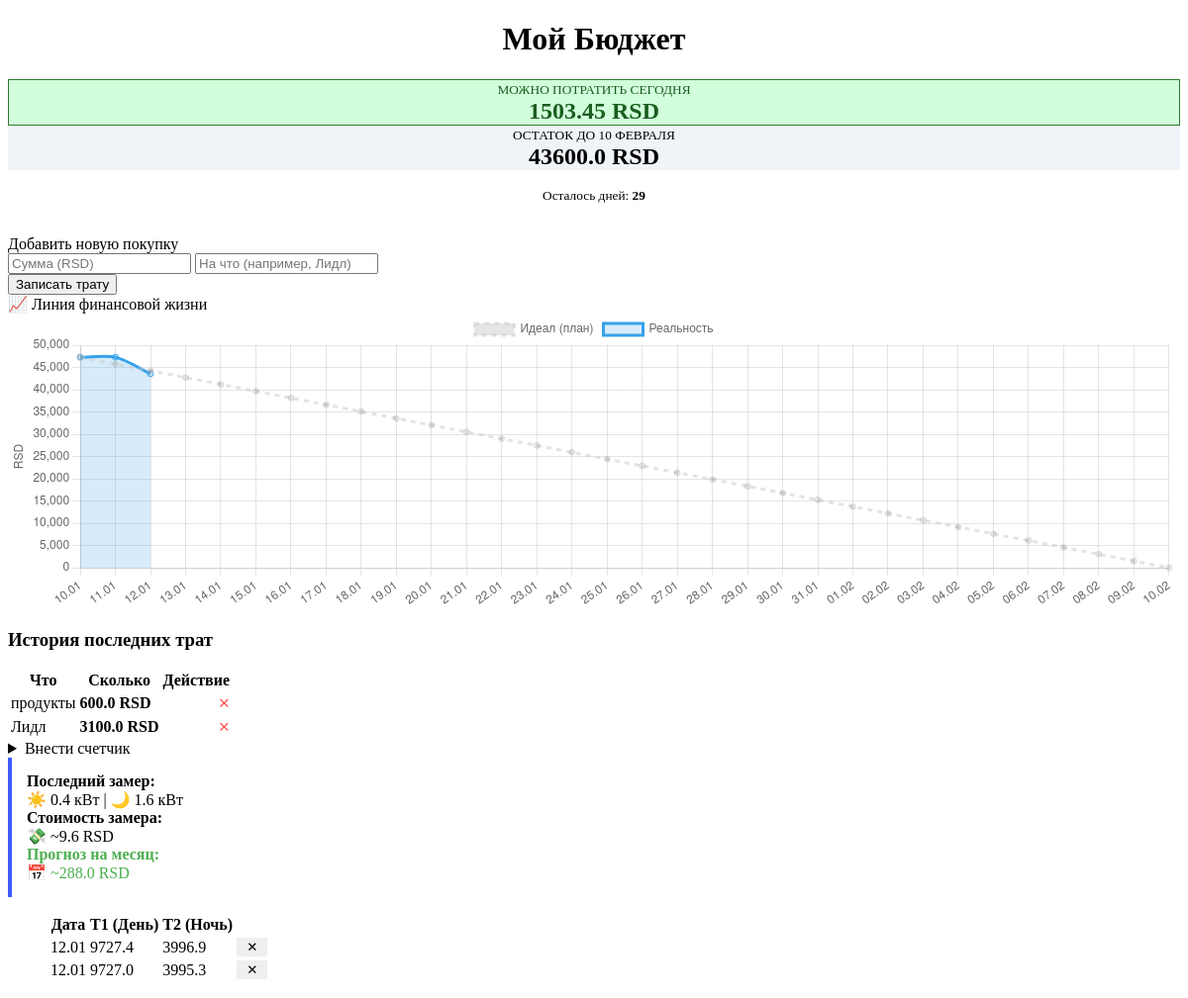
The page / on the database its author committed.
### main.py (models this page shows)
class Expense(Base):
    __tablename__ = "expenses"  # Имя таблицы в самой базе данных
    id = Column(Integer, primary_key=True, index=True)  # Уникальный ID каждой записи
    amount = Column(Float)  # Сумма траты (число с плавающей точкой)
    description = Column(String)  # Описание: на что потратили (чечевица, бензин и т.д.)
    created_at = Column(Date, default=date.today)  # Дата записи (автоматом ставит "сегодня")

class Electricity(Base):
    __tablename__ = "electricity"
    id = Column(Integer, primary_key=True, index=True)
    t1_day = Column(Float)   # Дневной тариф (дорогой)
    t2_night = Column(Float) # Ночной тариф (дешевый)
    created_at = Column(Date, default=date.today)

### main.py (the view)
@app.get("/", response_class=HTMLResponse)
async def read_item(request: Request, db: Session = Depends(get_db)):
    status = get_dashboard(db)
    history_data = get_history(limit=10, db=db)
    all_expenses = db.query(Expense).order_by(Expense.created_at.asc()).all()
    labels = []
    ideal_line = []
    actual_line = []
    total_days = (END_DATE - date(2026, 1, 10)).days  # Весь период (31 день)
    daily_decay = TOTAL_START_BUDGET / total_days
    curr_date = date(2026, 1, 10)
    temp_spent = 0
    for i in range(total_days + 1):
        d = date(2026, 1, 10) + timedelta(days=i)
        labels.append(d.strftime("%d.%m"))
        ideal_line.append(max(0, TOTAL_START_BUDGET - (i * daily_decay)))
        if d <= date.today():
            day_expenses = sum(e.amount for e in all_expenses if e.created_at <= d)
            actual_line.append(TOTAL_START_BUDGET - day_expenses)
    all_readings = db.query(Electricity).order_by(Electricity.id.desc()).all()
    el_stats = None
    if len(all_readings) >= 2:
        last = all_readings[0]
        prev = all_readings[1]
        day_diff = round(last.t1_day - prev.t1_day, 1)
        night_diff = round(last.t2_night - prev.t2_night, 1)
        first_reading = all_readings[-1]
        days_passed = (last.created_at - first_reading.created_at).days or 1
        avg_t1_per_day = (last.t1_day - first_reading.t1_day) / days_passed
        avg_t2_per_day = (last.t2_night - first_reading.t2_night) / days_passed
        monthly_t1 = avg_t1_per_day * 30
        monthly_t2 = avg_t2_per_day * 30
        forecast_cost = (monthly_t1 * 12) + (monthly_t2 * 3)
        el_stats = {
            "day_diff": day_diff,
            "night_diff": night_diff,
            "total_cost": round((day_diff * 12) + (night_diff * 3), 1),
            "forecast": round(forecast_cost, 0)
        }
        all_readings = db.query(Electricity).order_by(Electricity.id.desc()).limit(5).all()
        print(f"DEBUG: status={status}, el_stats={el_stats}")
        return templates.TemplateResponse("index.html", {
            "request": request,
            "status": status,
            "history": history_data["history"],
            "chart_labels": labels,
            "chart_ideal": ideal_line,
            "chart_actual": actual_line,
            "el_stats": el_stats,
            "all_readings": all_readings
        })

### templates/index.html (shortened to what this page needs)
<!DOCTYPE html>
<html lang="ru">
<head>
    <link rel="stylesheet" href="https://cdn.jsdelivr.net/npm/@picocss/pico@1/css/pico.min.css">
</head>
<body>
    <main class="container">
        <header style="text-align: center; margin-bottom: 2rem;">
            <h1>Мой Бюджет</h1>
            <div class="grid">
                <article style="background-color: #d1ffdb; border: 1px solid #2e7d32;">
                    <small style="color: #1b5e20;">МОЖНО ПОТРАТИТЬ СЕГОДНЯ</small>
                    <h2 style="color: #1b5e20; margin: 0;">{{ status.daily_limit_rsd }} RSD</h2>
                </article>
                <article style="background-color: #f0f4f8;">
                    <small>ОСТАТОК ДО 10 ФЕВРАЛЯ</small>
                    <h2 style="margin: 0;">{{ status.remaining_total_rsd }} RSD</h2>
                </article>
            </div>
            <p><small>Осталось дней: <strong>{{ status.days_left }}</strong></small></p>
        </header>
        <article>
            <header>Добавить новую покупку</header>
            <form action="/ui/add" method="post">
                <div class="grid">
                    <input type="number" step="0.01" name="amount" placeholder="Сумма (RSD)" required>
                    <input type="text" name="description" placeholder="На что (например, Лидл)" required>
                </div>
                <button type="submit" class="contrast">Записать трату</button>
            </form>
        </article>
        <article>
    <header>📈 Линия финансовой жизни</header>
    <canvas id="budgetChart" style="width: 100%; max-height: 300px;"></canvas>
</article>
        <h3>История последних трат</h3>
        <table role="grid">
    <thead>
        <tr>
            <th>Что</th>
            <th>Сколько</th>
            <th>Действие</th>
        </tr>
    </thead>
    <tbody>
        {% for item in history %}
        <tr>
    <td>{{ item.description }}</td>
    <td><strong>{{ item.amount }} RSD</strong></td>
    <td class="action-cell">
        <form action="/ui/delete/{{ item.id }}" method="post" style="display: inline; margin: 0;">
            <button type="submit" class="delete-btn" title="Удалить">
                &times;
            </button>
        </form>
    </td>
</tr>
        {% endfor %}
    </tbody>
</table>
        <details>
    <summary role="button" class="secondary outline">Внести счетчик</summary>
</details>
{% if el_stats %}
<article style="padding: 15px; border-left: 4px solid #3d5afe;">
    <div class="grid">
        <div>
            <strong>Последний замер:</strong><br>
            ☀️ {{ el_stats.day_diff }} кВт | 🌙 {{ el_stats.night_diff }} кВт
        </div>
        <div>
            <strong>Стоимость замера:</strong><br>
            💸 ~{{ el_stats.total_cost }} RSD
        </div>
        <div style="color: #4caf50;">
            <strong>Прогноз на месяц:</strong><br>
            📅 ~{{ el_stats.forecast }} RSD
        </div>
    </div>
</article>
{% endif %}
        {% if all_readings %}
<figure>
  <table role="grid">
    <thead>
      <tr>
        <th>Дата</th>
        <th>T1 (День)</th>
        <th>T2 (Ночь)</th>
        <th></th>
      </tr>
    </thead>
    <tbody>
      {% for r in all_readings %}
      <tr>
        <td>{{ r.created_at.strftime("%d.%m") }}</td>
        <td>{{ r.t1_day }}</td>
        <td>{{ r.t2_night }}</td>
        <td>
          <form action="/ui/electricity/delete/{{ r.id }}" method="post" style="margin:0;">
            <button type="submit" class="outline secondary" style="padding: 2px 10px; border:none;">✕</button>
          </form>
        </td>
      </tr>
      {% endfor %}
    </tbody>
  </table>
</figure>
{% endif %}
    </main>
<script>
    const ctx = document.getElementById('budgetChart').getContext('2d');
    new Chart(ctx, {
        type: 'line',
        data: {
            labels: {{ chart_labels|tojson }},
            datasets: [
                {
                    label: 'Идеал (план)',
                    data: {{ chart_ideal|tojson }},
                    borderColor: 'rgba(200, 200, 200, 0.5)',
                    borderDash: [5, 5],
                    fill: false,
                    tension: 0.1
                },
                {
                    label: 'Реальность',
                    data: {{ chart_actual|tojson }},
                    borderColor: '#36a2eb',
                    backgroundColor: 'rgba(54, 162, 235, 0.2)',
                    fill: true,
                    tension: 0.3
                }
            ]
        },
        options: {
            responsive: true,
            scales: {
                y: { beginAtZero: true, title: { display: true, text: 'RSD' } }
            }
        }
    });
</script>
</body>
</html>

### templates/index.html (style rules this page uses)
.delete-btn { background: transparent; border: none; color: #ff4d4d; padding: 0; margin: 0; cursor: pointer; font-size: 1.2rem; line-height: 1; transition: transform 0.2s, color 0.2s; box-shadow: none; }
td.action-cell { vertical-align: middle; text-align: right; width: 40px; }

### rows shown on the page
Expense: description "продукты", amount "600.0"
Expense: description "Лидл", amount "3100.0"
Electricity: created_at "12.01", t1_day "9727.4", t2_night "3996.9"
Electricity: created_at "12.01", t1_day "9727.0", t2_night "3995.3"

### other values the page prints
{{ status.daily_limit_rsd }} "1503.45"
{{ status.remaining_total_rsd }} "43600.0"
{{ status.days_left }} "29"
{{ el_stats.day_diff }} "0.4"
{{ el_stats.night_diff }} "1.6"
{{ el_stats.total_cost }} "9.6"
{{ el_stats.forecast }} "288.0"
chart data {{ chart_actual|tojson }} [47300.0, 47300.0, 43600.0]
